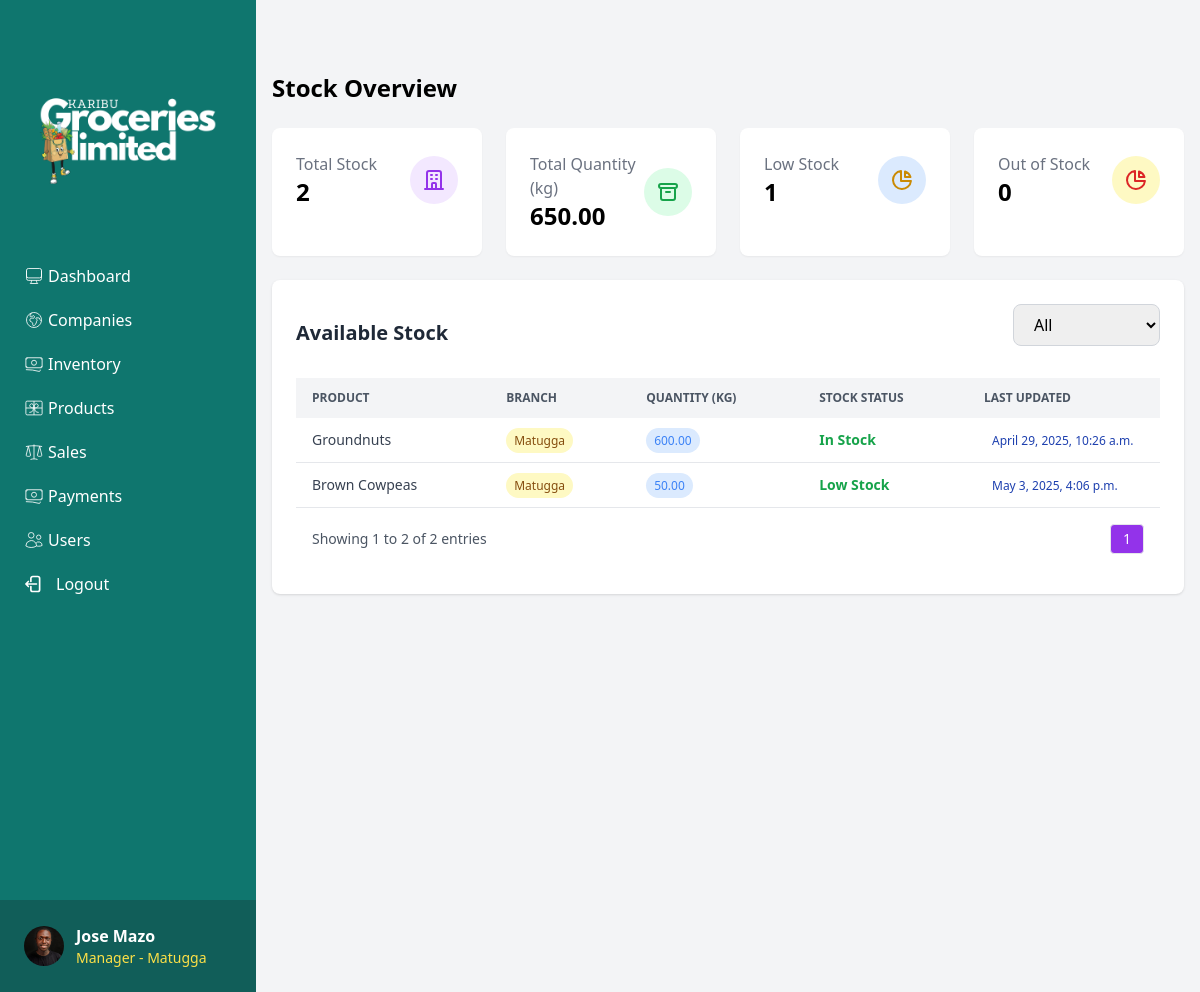
Screenshot of /inventory/ (signed in) with the database file from the repository.
### core/models.py (models this page shows, shortened)
class CustomUser(AbstractUser):
    USER_TYPE_CHOICES = [
        ('admin', 'Admin'),
        ('manager', 'Manager'),
        ('sales_agent', 'Sales Agent'),
    ]
    phone_number = models.CharField(max_length=15, blank=True)
    user_type = models.CharField(max_length=20, choices=USER_TYPE_CHOICES, default='sales_agent')
    profile_picture = models.ImageField(upload_to='profile_pics/', blank=True, null=True)
    branch = models.ForeignKey('Branch', on_delete=models.SET_NULL, null=True, blank=True)
    is_active = models.BooleanField(default=True)
    created_at = models.DateTimeField(auto_now_add=True)
    updated_at = models.DateTimeField(auto_now=True)

class Branch(models.Model):
    name = models.CharField(max_length=100)
    location = models.CharField(max_length=200)
    phone_number = models.CharField(max_length=15)
    email = models.EmailField(blank=True)
    address = models.TextField()
    created_at = models.DateTimeField(auto_now_add=True)
    updated_at = models.DateTimeField(auto_now=True)

class Inventory(models.Model):
    produce = models.ForeignKey(Produce, on_delete=models.CASCADE)
    branch = models.ForeignKey(Branch, on_delete=models.CASCADE)
    quantity = models.DecimalField(max_digits=10, decimal_places=2)
    minimum_quantity = models.DecimalField(max_digits=10, decimal_places=2, default=0)
    last_updated = models.DateTimeField(auto_now=True)
    class Meta:
        unique_together = ('produce', 'branch')
    def is_low_stock(self):
        return self.quantity < self.minimum_quantity
    def stock_status(self):
        if self.quantity == 0:
            return "Out of Stock"
        elif self.is_low_stock():
            return "Low Stock"
        else:
            return "In Stock"

class Produce(models.Model):
    PRODUCE_TYPE_CHOICES = [
        ('beans', 'Beans'),
        ('maize', 'Maize'),
        ('g-nuts', 'Groundnuts'),
        ('soybeans', 'Soybeans'),
        ('cowpeas', 'Cowpeas'),
    ]
    name = models.CharField(max_length=200)
    type = models.CharField(max_length=100, choices=PRODUCE_TYPE_CHOICES)
    image = models.ImageField(upload_to='produce_images/', null=True, blank=True)
    buying_price = models.DecimalField(max_digits=10, decimal_places=2)
    selling_price = models.DecimalField(max_digits=10, decimal_places=2)
    dealer = models.ForeignKey(Dealer, on_delete=models.SET_NULL, null=True)
    created_at = models.DateTimeField(auto_now_add=True)
    updated_at = models.DateTimeField(auto_now=True)

### core/views.py (the view)
# urls.py: path('inventory/', views.viewstock, name='viewstock'),
@login_required
def viewstock(request):
    user = request.user
    selected_status = request.GET.get('status', 'all')
    if user.user_type == 'admin':
        stock_queryset = Inventory.objects.select_related('produce', 'branch')
    else:
        stock_queryset = Inventory.objects.select_related('produce', 'branch').filter(branch=user.branch)
    if selected_status != 'all':
        filtered_stock = [item for item in stock_queryset if item.stock_status() == selected_status]
    else:
        filtered_stock = list(stock_queryset)
    if user.user_type == 'admin':
        total_products = Procurement.objects.select_related('produce', 'branch', 'dealer').count()
        total_quantity = sum([item.quantity for item in filtered_stock])
        total_stock = len(filtered_stock)
        low_stock_count = stock_queryset.filter(quantity__lt=F('minimum_quantity')).count()
        out_of_stock_count = stock_queryset.filter(quantity=0).count()
    else:
        total_products = Procurement.objects.select_related('produce', 'branch', 'dealer').filter(branch=user.branch).count()
        total_quantity = sum([item.quantity for item in filtered_stock])
        total_stock = len(filtered_stock)
        low_stock_count = stock_queryset.filter(quantity__lt=F('minimum_quantity')).count()
        out_of_stock_count = stock_queryset.filter(quantity=0).count()
    paginator = Paginator(filtered_stock, 10)
    page_number = request.GET.get('page')
    page_obj = paginator.get_page(page_number)
    context = {
        'stock': page_obj,
        'page_obj': page_obj,
        'total_stock': total_stock,
        'total_products': total_products,
        'low_stock_count': low_stock_count,
        'out_of_stock_count': out_of_stock_count,
        'total_quantity': total_quantity,
        'selected_status': selected_status,
    }
    return render(request, 'core/viewstock.html', context)

### core/templates/core/viewstock.html (shortened to what this page needs)
{% extends "core/dashboard2.html" %}
{% load static %}
{% load humanize %}
        {% block content %}
        <div class="flex justify-between items-center mb-6">
            <h1 class="text-2xl font-bold">Stock Overview</h1>
        </div>
            <div class="grid grid-cols-1 md:grid-cols-4 gap-6 mb-6">
                <div class="bg-white p-6 rounded-lg shadow-sm">
                    <div class="flex items-center justify-between">
                        <div>
                            <p class="text-gray-500">Total Stock</p>
                            <h3 class="text-2xl font-bold">{{total_stock}}</h3>
                        </div>
                        <div class="bg-purple-100 p-3 rounded-full">
                        </div>
                    </div>
                </div>
                <div class="bg-white p-6 rounded-lg shadow-sm">
                    <div class="flex items-center justify-between">
                        <div>
                            <p class="text-gray-500">Total Quantity (kg)</p>
                            <h3 class="text-2xl font-bold">{{total_quantity|floatformat:2|intcomma}}</h3>
                        </div>
                        <div class="bg-green-100 p-3 rounded-full">
                            <svg xmlns="http://www.w3.org/2000/svg" class="h-6 w-6 text-green-600" fill="none" viewBox="0 0 24 24" stroke="currentColor">
                                <path stroke-linecap="round" stroke-linejoin="round" stroke-width="2" d="M5 8h14M5 8a2 2 0 110-4h14a2 2 0 110 4M5 8v10a2 2 0 002 2h10a2 2 0 002-2V8m-9 4h4" />
                            </svg>
                        </div>
                    </div>
                </div>
                <div class="bg-white p-6 rounded-lg shadow-sm">
                    <div class="flex items-center justify-between">
                        <div>
                            <p class="text-gray-500">Low Stock</p>
                            <h3 class="text-2xl font-bold">{{low_stock_count}}</h3>
                        </div>
                        <div class="bg-blue-100 p-3 rounded-full">
                        </div>
                    </div>
                </div>
                <div class="bg-white p-6 rounded-lg shadow-sm">
                    <div class="flex items-center justify-between">
                        <div>
                            <p class="text-gray-500">Out of Stock</p>
                            <h3 class="text-2xl font-bold">{{out_of_stock_count}}</h3>
                        </div>
                        <div class="bg-yellow-100 p-3 rounded-full">
                        </div>
                    </div>
                </div>
            </div>
            <div class="bg-white p-6 rounded-lg shadow mb-6">
                <div class="flex flex-col md:flex-row justify-between items-center mb-4">
                    <h2 class="text-xl font-semibold text-gray-800 mb-4 md:mb-0">Available Stock</h2>
                    <form method="get" class="flex mb-4 gap-4">
                        <select name="status" onchange="this.form.submit()" class="border border-gray-300 rounded-lg px-4 py-2 focus:outline-none focus:ring-2 focus:ring-teal-500">
                            <option value="all" {% if selected_status == "all" %}selected{% endif %}>All</option>
                        </select>
                    </form>
                </div>
                <table class="w-full text-sm text-left text-gray-700">
                    <thead class="bg-gray-100 uppercase text-xs text-gray-600">
                        <tr>
                            <th class="px-4 py-3">Product</th>
                            <th class="px-4 py-3">Branch</th>
                            <th class="px-4 py-3">Quantity (KG)</th>
                            <th class="px-4 py-3">Stock Status</th>
                            <th class="px-4 py-3 w-48">Last Updated</th>
                        </tr>
                    </thead>
                    <tbody class="divide-y divide-gray-200">
                        {% for item in stock %}
                        <tr class="hover:bg-gray-50">
                            <td class="px-4 py-3 font-medium">{{ item.produce.name }}</td>
                                {% if item.branch.name|lower == 'maganjo' %}
                                <td class="px-4 py-3"><span class="bg-green-100 text-green-800 text-xs px-2 py-1 rounded-full font-medium">{{ item.branch.name }}</span>
                                </td>
                                {% else %}
                                <td class="px-4 py-3">
                                <span class="bg-yellow-100 text-yellow-800 text-xs px-2 py-1 rounded-full font-medium">{{ item.branch.name }}</span>
                                </td>
                                {% endif %}
                            <td class="px-4 py-3">
                                <span class="bg-blue-100 text-blue-500 text-xs px-2 py-1 rounded-full font-medium">{{ item.quantity }}</span>
                            </td>
                            <td class="px-4 py-3 font-semibold">
                                <span class="{% if item.stock_status == 'Out of stock' %}text-red-600
                                             {% elif item.stock_status == 'Low stock' %}text-yellow-500
                                             {% else %}text-green-600{% endif %}">
                                    {{ item.stock_status }}
                                </span>
                            </td>
                            <td class="px-4 py-3">
                                <span class="text-xs text-blue-800 px-2 py-1 rounded-full">{{ item.last_updated }}</span>
                            </td>
                        </tr>
                        {% empty %}
                        <tr>
                            <td colspan="5" class="px-4 py-4 text-center text-gray-400">No stock found.</td>
                        </tr>
                        {% endfor %}
                    </tbody>
                </table>
                <div class="px-4 py-4 flex justify-between items-center border-t text-sm text-gray-600">
                    <div>
                        {% if page_obj.paginator.count > 0 %}
                            Showing {{ page_obj.start_index }} to {{ page_obj.end_index }} of {{ page_obj.paginator.count }} entries
                        {% else %}
                            0 entries
                        {% endif %}
                    </div>
                    <div class="flex space-x-2">
                        <span class="px-3 py-1 border bg-purple-600 text-white rounded">{{ page_obj.number }}</span>
                    </div>
                </div>
            </div>
        {% endblock %}

### core/templates/core/dashboard2.html (shortened to what this page needs)
{% load humanize %}
<!DOCTYPE html>
<html lang="en">
<head>
    <script src="https://cdn.tailwindcss.com"></script>
</head>
<body class="bg-gray-100 overflow-y-auto h-screen scroll-smooth">
    <div class="flex min-h-screen overflow-x-hidden">
      <div class="w-64 bg-teal-700 text-white flex flex-col fixed inset-y-0 left-0">
        <div class="p-6">
            <img src="/static/imgs/2.png/" alt="Karibu Groceries Limited logo" class="h-90">
        </div>
        <nav class="space-y-1 flex-1 overflow-y-auto">
            {% if request.user.user_type != 'admin' %}
            <a href="/dashboard2/" class="flex items-center px-6 py-2 hover:bg-teal-800">
                   <span class="ml-1">Dashboard</span>
            </a>
            {% endif %}
            {% if request.user.user_type != 'sales_agent' %}
            <a href="/procurement/" class="flex items-center px-6 py-2 hover:bg-teal-800">
                <span class="ml-1">Companies</span>
            </a>
            <a href="/inventory/" class="flex items-center px-6 py-2 hover:bg-teal-800">
              <span class="ml-1">Inventory</span>
            </a>
            {% endif %}
            {% if request.user.user_type != 'admin' %}
            <a href="/products/" class="flex items-center px-6 py-2 hover:bg-teal-800">
                <span class="ml-1">Products</span>
            </a>
            {% endif%}
            {% if request.user.user_type != 'admin' %}
            <a href="/sales/" class="flex items-center px-6
             py-2 hover:bg-teal-800">
                <span class="ml-1">Sales</span>
            </a>
            {% endif%}
            {% if request.user.user_type != 'sales_agent' %}
            <a href="/payments/" class="flex items-center px-6 py-2 hover:bg-teal-800">
                <span class="ml-1">Payments</span>
            </a>
            {% endif %}
            {% if request.user.user_type != 'sales_agent' %}
            <a href="/users/" class="flex items-center px-6 py-2 hover:bg-teal-800">
              <span class="ml-1">Users</span>
            </a>
            {% endif %}
            <a href="/logout/" onclick="return confirm('Are you sure you want to log out?');" class="flex items-center px-6 py-2 hover:bg-red-700">
              <span class="ml-1">Logout</span>
            </a>
        </nav>
        <div class="p-6 bg-teal-800">
          <div class="flex items-center mt-auto space-x-3">
            {% if request.user.profile_picture %}
              <img src="{{ request.user.profile_picture.url }}" alt="{{ user.get_full_name }}" class="h-10 w-10 rounded-full">
            {% else %}
             <img src="/static/imgs/bg1.png/" alt="Default" class="h-10 w-10 rounded-full">
            {% endif %}
            <div>
              <p class="font-bold">{{ request.user.get_full_name }}</p>
              {% if request.user.user_type != 'admin' %}
              <a href="" class="hover:underline"><p class="text-sm text-yellow-300">{{ request.user.get_user_type_display }} - {{ request.user.branch.name }}</p></a>
              {% else %}
              <a href="" class="hover:underline"><p class="text-sm text-yellow-300">{{ request.user.get_user_type_display }}</p></a>
              {% endif %}
            </div>
          </div>
        </div>
      </div>
      <div class="flex-1 ml-64 px-4 py-6 min-h-screen mt-6 bg-gray-100">
        {% block content %}{% endblock %}
      </div>
    </div>
</body>
</html>

### rows the page displays
CustomUser: user.profile_picture (picture), user.get_full_name "Jose Mazo", user.user_type "Manager", user.branch.name "Matugga"
Inventory: produce.name "Groundnuts", branch.name "Matugga", quantity "600.00", stock_status "In Stock", last_updated "April 29, 2025, 10:26 a.m."
Inventory: produce.name "Brown Cowpeas", branch.name "Matugga", quantity "50.00", stock_status "Low Stock", last_updated "May 3, 2025, 4:06 p.m."

### other values shown
{{ total_stock }} "2"
{{ total_quantity|floatformat:2|intcomma }} "650.00"
{{ low_stock_count }} "1"
{{ out_of_stock_count }} "0"
{{ page_obj.start_index }} "1"
{{ page_obj.end_index }} "2"
{{ page_obj.paginator.count }} "2"
{{ page_obj.number }} "1"
